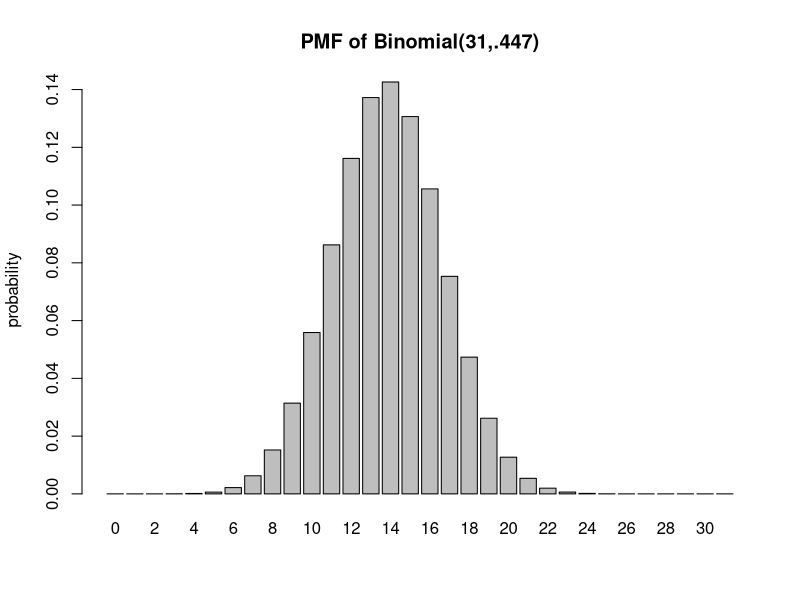
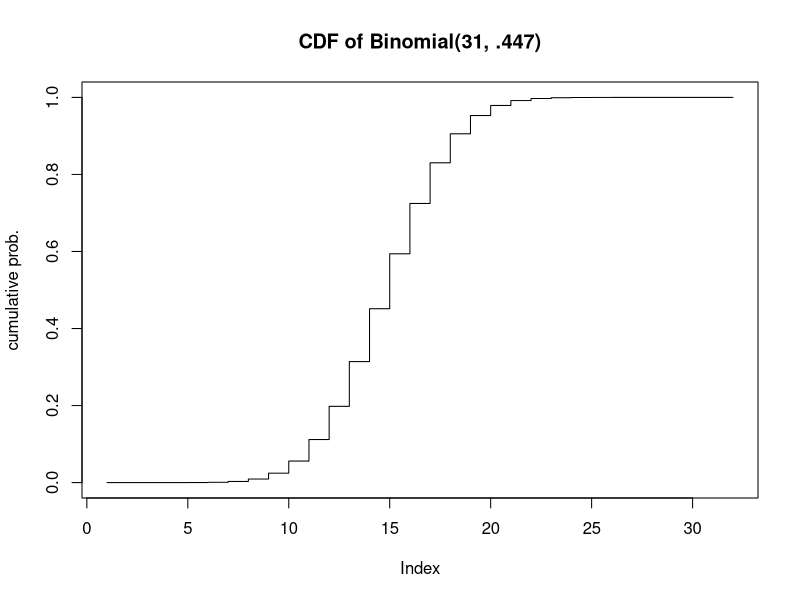
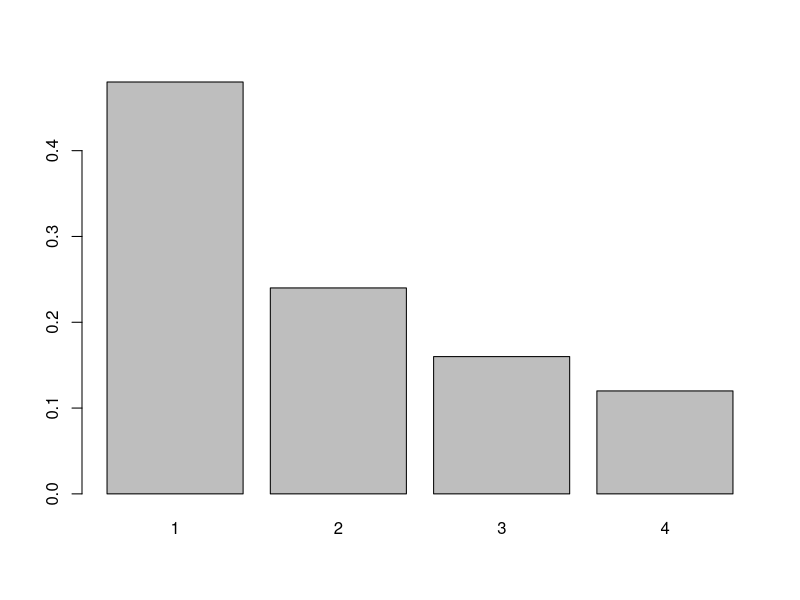
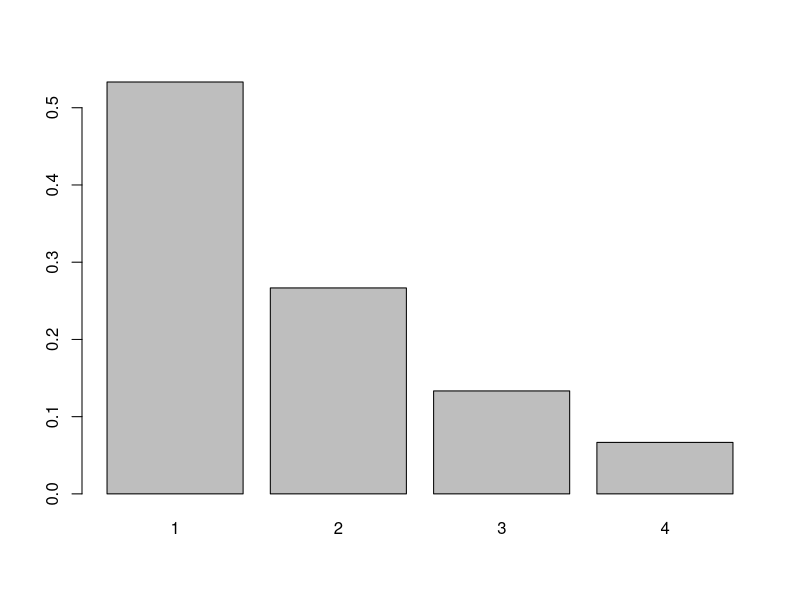
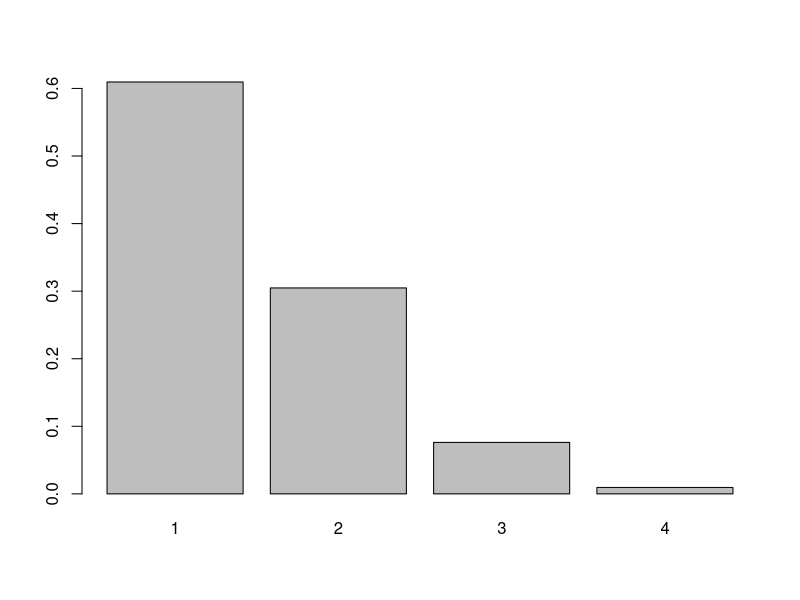
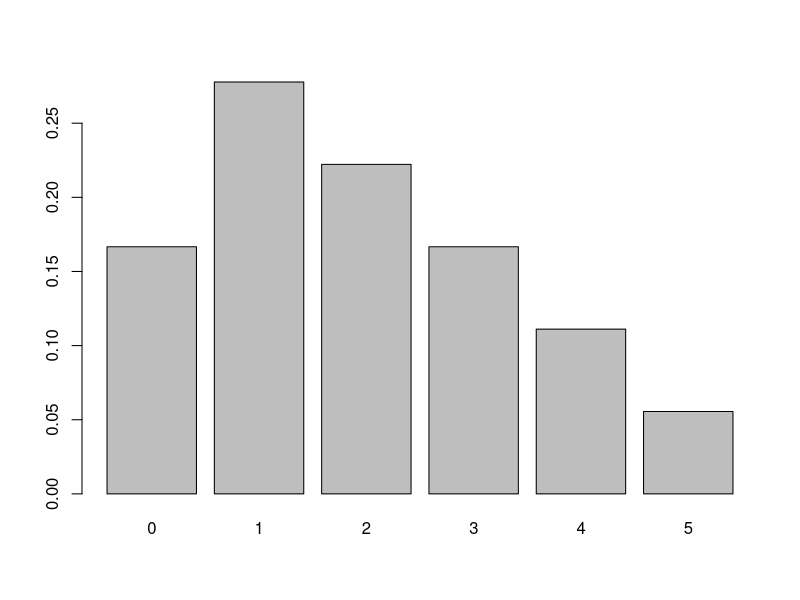
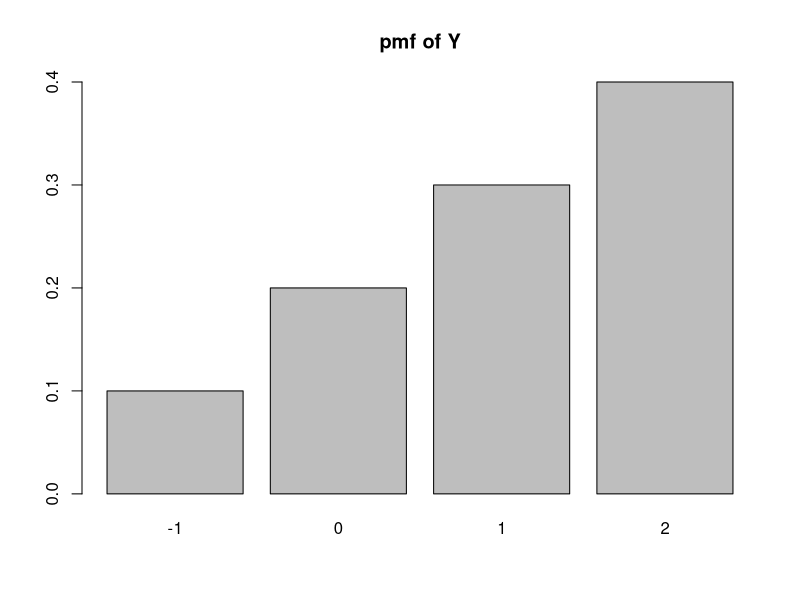
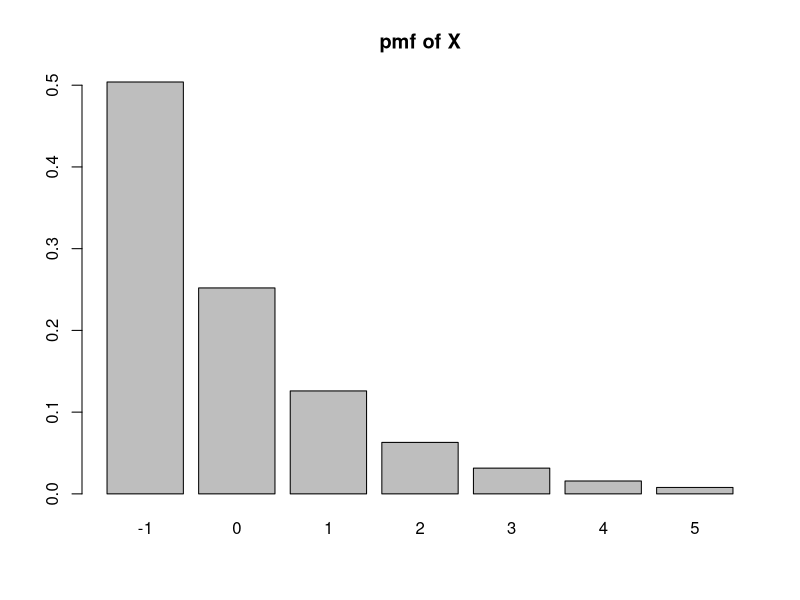

These charts were generated, in order, by the following R code:
## ---- chunk 1
barplot(dbinom(0:31, 31,.447), names=0:31, ylab="probability", main="PMF of Binomial(31,.447)")
## ---- chunk 2
plot(pbinom(0:31, 31, .447), type="s", ylab="cumulative prob.", main="CDF of Binomial(31, .447)")
## ---- chunk 3
dbinom(17, 31, .447)
## ---- chunk 4
pbinom(13, 31, .447)
## ---- chunk 5
sum(dbinom(12:31, 31, .447))
#or
pbinom(11, 31, .447, lower.tail=FALSE)
#or
1-pbinom(11, 31, .447)
## ---- chunk 6
#P(X at least 15)
sum(dbinom(15:31,31,.447))
## ---- chunk 7
sum(dbinom(16:19, 31, .447))
## ---- chunk 8
#E(X)=n*p
31*.447
#or you can also do this (but it's too much work)
sum( (0:31) * dbinom(0:31, 31, .447))

## ---- chunk 9
#Var(X) = n * p * (1-p)
31 * .447 * (1-.447)
#or - if you want (but why would you want to?)
sum((0:31 - 31*.447)^2 * dbinom(0:31, 31, .447))
## ---- chunk 10
#SD(X) = sqrt(n*p*(1-p))
sqrt(31*.447*(1-.447))
## ---- chunk 11
#E(4X+51.324) = 4*E(X)+51.324
4*(31*.447) + 51.324
## ---- chunk 12
barplot(height=c(12/25, 6/25, 4/25, 3/25), names=1:4)
## ---- chunk 13
barplot(height=c(8/15, 4/15, 2/15, 1/15), names=1:4)
## ---- chunk 14
barplot(height=c(64/105, 32/105, 8/105, 1/105), names=1:4)
## ---- chunk 15
#It may be simplest to calculate all possible values of X. 
x <- vector("numeric")
for(i in 1:6){
  for(j in 1:6){
x[length(x)+1] = abs(i-j)
  }
}
#now that we have all equally likely values, we can just calculate the pmf in a prop.table
pX <- prop.table(table(x))
#And create a barplot.
barplot(pX)
## ---- chunk 16
#The probability that X <= 2 is easy to find using the pmf
#The columns are named with strings, so we can convert 0 1 and 2 to strings to pull out the proper probabilities.
sum(pX[as.character(0:2)])
## ---- chunk 17
#The expected value and variance can be calculated from the pmf.

(EX <- sum(0:5 * pX))
(VarX <- sum((0:5 - EX)^2 * pX))

#or by taking the mean and population variance of the x values themselves
mean(x)
mean((x-mean(x))^2)

## ---- chunk 18
#Let X be the noise
k <- seq(0,-3)
pk <- c(4/10, 3/10, 2/10, 1/10)

y <- sort(2+k)
py <- pk[order(2+k)]

barplot(height=py, names=y, main="pmf of Y")
## ---- chunk 19
#Interpreting 'positive' to be strictly positive, not zero:
sum(py[y>0])
## ---- chunk 20
(EY <- sum(y*py))
(VarY <- sum((y-EY)^2*py))

## ---- chunk 21
x <- 1:10
px <- ((11-x)^3-(10-x)^3)/10^3
#double check
sum(px)
(EX <- sum(x*px))
5.5-EX
## ---- chunk 22
k <- 1:15
p1 <- 1/(sum(1/k))
pk <- p1/k

g <- function(x){
  return(as.numeric(x>10))
}

sum(g(k)*pk)

## ---- chunk 23
h <- function(x){
  return(max(0, x-10))
}

p1 <- 1/(sum(1/2^(k-1)))
pk <- p1*(1/2^(k-1))

sum(h(k)*pk)
## ---- chunk 24
x <- -3:4
px <- 1/length(x)

(EX <- sum(x*px))
(VarX <- sum((x-EX)^2*px))

## ---- chunk 25
y <- -2*x^2+3

(EY <- sum(y*px))
(VarY <- sum((y-EY)^2*px))
## ---- chunk 26
w <- cos(pi*x/8)
(EW <- sum(w*px))
(VarW <- sum((w-EW)^2*px))

## ---- chunk 27
z <- w^2
(EZ <- sum(z*px))
(VarZ <- sum((z-EZ)^2*px))
## ---- chunk 28
dbinom(0, 10000, .000001)
pbinom(3, 10000, .000001)
## ---- chunk 29
1-.01^(1/10000)
## ---- chunk 30
lambda=5
mu=1
ppois(4, lambda/(1:10 * mu), lower.tail=FALSE)
#With 3 employees P(X>4) is less than 10%.
## ---- chunk 31
pnorm(2.64, 0, 1, lower.tail=FALSE)
## ---- chunk 32
pnorm(.87)-pnorm(0)
## ---- chunk 33
pnorm(1.39, lower.tail=FALSE)*2
## ---- chunk 34
#P(X>4)
pnorm(4, mean=5, sd=4, lower.tail=FALSE)

#P(2 <= X <= 7)
pnorm(7, 5, 4)-pnorm(4,5,4)
## ---- chunk 35
qnorm(.88695, 4)
## ---- chunk 36
qnorm(.1131, 5, 4, lower.tail=FALSE)
## ---- chunk 37
#First find the probability less than 13
p13 <- pnorm(13, 5, 4)
#now we can find the quantile for p13+.0011
qnorm(p13+.0011, 5, 4)

#double check
pnorm(13.08321,5,4)-pnorm(13,5,4)
## ---- chunk 38
#P(X < -1) = 0 because F(x) only goes up to .5 at x=-1, not when x < -1

#P(-.5 < X < .5) = F(.5) - F(-.5)
(1+.5)/2 - .5

#P(X > 0.5) = 1-P(X<.5) = 1-F(.5) 
1- (1+.5)/2
## ---- chunk 39
1-(1/2+1/4+1/8)
## ---- chunk 40
c=32/127
k = seq(-1,5)
pk=c/2^k
names(pk) <- k
sum(pk[as.character(2)])
sum(pk[as.character(2:5)])
## ---- chunk 41
sum(pk[k<=4^(1/3)])
sum(pk[k^3<5])
## ---- chunk 42
barplot(height=pk, names=k, main='pmf of X')
barplot(height=cumsum(pk), names=k, main='cdf of X')
